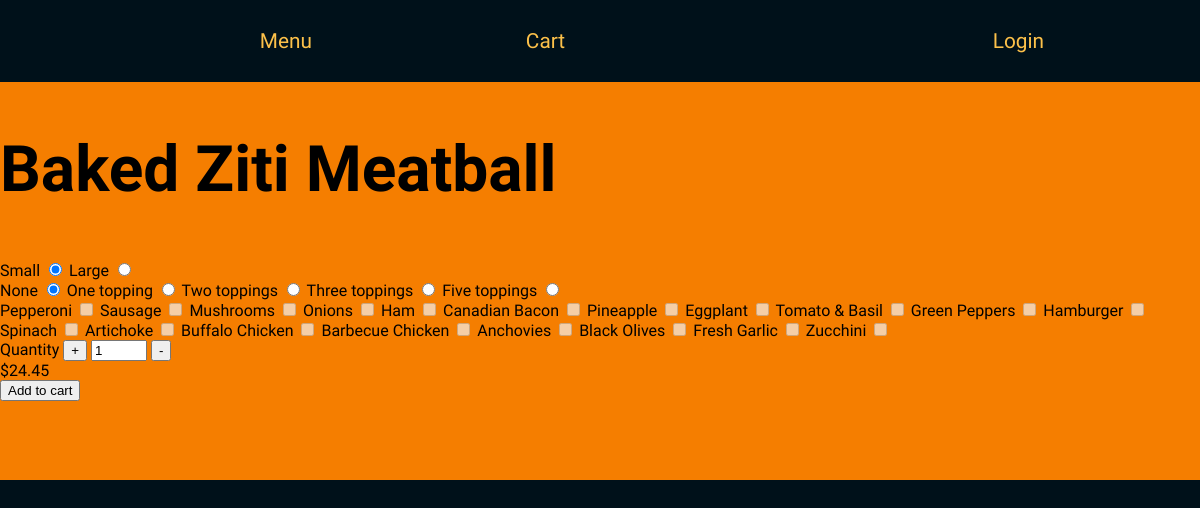
The app's page /pizza/Baked Ziti Meatball with its own data.
### orders/models.py (models this page shows, shortened)
class Toppings(models.Model):
    topping =  models.CharField( max_length = 50 )
    def __str__(self):
        return f"{self.topping}"

class Sicilian_Pizza(models.Model):
    size = models.CharField( max_length = 50, choices = Sizes)
    topping = models.CharField( max_length = 50, choices = No_of_Topping)
    price = models.DecimalField( max_digits = 10, decimal_places = 2 )

### orders/views.py (the view)
# urls.py: path("pizza/<item_name>", views.pizza, name="pizza"),
def pizza(request, item_name):
    if item_name == "Regular Pizza":
        context = {
            "item_name": item_name,
            "category": Category.objects.get(menu__menu = "Regular Pizza").id,
            "pizza": True,
            "price": Regular_Pizza.objects.get(size = 'Small', topping = 'Cheese').price,
            "toppings": Toppings.objects.all()
        }
        return render(request, "orders/items.html", context)
    else:
        context = {
            "item_name": item_name,
            "category": Category.objects.get(menu__menu = "Sicilian Pizza").id,
            "pizza": True,
            "price": Sicilian_Pizza.objects.get(size = 'Small', topping = 'Cheese').price,
            "toppings": Toppings.objects.all()
        }
        return render(request, "orders/items.html", context)

### orders/templates/orders/items.html (shortened to what this page needs)
{% extends "orders/layout.html" %}
{% block content %}
<sectionn id="heading">
    <article>
        <h1 id="itemname" data-category = "{{ category }}">{{ item_name }}</h1>
       {% if subs or pizza or dinnerplatter  %}
        <div>
            <label for="size">Small</label>
            <input type="radio" name="size" class="size" value="Small"checked>
            <label for="size">Large</label>
            <input type="radio" name="size" class="size" value="Large">
        </div>
        {% endif %}
        {% if pizza %}
        <div>
            <label for="no-of-toppings">None</label>
            <input type="radio" name="no-of-toppings" class="no-of-toppings" value="Cheese" data-tops="0" checked>
            <label for="no-of-toppings">One topping</label>
            <input type="radio" name="no-of-toppings" class="no-of-toppings" value="One" data-tops="1">
            <label for="no-of-toppings">Two toppings</label>
            <input type="radio" name="no-of-toppings" class="no-of-toppings" value="Two" data-tops="2">
            <label for="no-of-toppings">Three toppings</label>
            <input type="radio" name="no-of-toppings" class="no-of-toppings" value="Three" data-tops="3">
            <label for="no-of-toppings">Five toppings</label>
            <input type="radio" name="no-of-toppings" class="no-of-toppings" value="Five" data-tops="5">
        </div>
        <div>
            {% for topping in toppings %}
            <label>{{ topping }}</label>
            <input type="checkbox" name="topping" class="toppings" id="{{topping}}" value="{{topping}}" data-topping-id="{{topping.id}}">
            {% endfor %}
        </div>
        {% endif %}
        <div>
            <label for="quantity">Quantity</label>
            <button id="increase">+</button>
            <input type="number" id="quantity" name="quantity" min="1" max="10" value="1">
            <button id="decrease">-</button>
        </div>
        <div>
            <label id="price" data-price="{{ price }}">${{ price }}</label>
        </div>
        <div>
            <button id="add-to-cart">Add to cart</button>
        </div>
    </article>
{% endblock %}

### orders/templates/orders/layout.html (shortened to what this page needs)
{% load static %}
<!DOCTYPE html>
<html>
    <head>
        <link rel="stylesheet" href="{% static 'orders/style.css' %}">
        <link rel="stylesheet" href="{% static 'orders/index.css' %}">
        <link rel="stylesheet" href="{% static 'user/index.css' %}">
    </head>
    <body>
        <nav id="navbar">
            <ul>
                <li class="li">
                    <button>
                        <a id="menu-link" href="{% url 'index'%}">
                            Menu
                        </a>
                    </button>
                </li>
                <li class="li">
                    <button>
                        <a id="cart-link" href="{% url 'cart' %}">
                            Cart
                        </a>
                    </button>
                </li>
                {% if user %}
                    <li class="li">
                        <button>
                        </button>
                    </li>
                {% endif %}
                <li class="li">
                    <button>
                        {% if user.username %}
                            <a  id="logout-link" href="{% url 'logout' %}">
                                Logout
                            </a>
                        {% else %}
                            <a  id="login-link" href="{% url 'login' %}">
                                Login
                            </a>
                        {% endif %}
                    </button>
                </li>
            </ul>
        </nav>
        {% block content %}
        {% endblock %}
    </body>
</html>

### orders/static/orders/style.css (style rules this page uses)
html, body { padding: 0%; margin: 0%; background-color: hsl(201, 100%, 5%); }
body { font-family: 'Julius Sans One', sans-serif; }

### orders/static/orders/index.css (style rules this page uses)
#navbar { background-color: #00111a; padding: 1%; position: fixed; top: 0; width: 100%; }
#navbar ul { width: 100%; display: flex; justify-content: space-evenly; }
#navbar li { list-style: none; display: inline-block; }
#navbar button { font-family: "Julius Sans One"; font-size: 1.3rem; background-color: transparent; border: none; }
#navbar a { font-family: "Julius Sans One"; color: #fcc14a; text-decoration: none; }
#heading { background-color: #f57e00; display: flex; justify-content: center; align-items: center; height: 60vh; }
#heading h1 { font-size: 4rem; }

### records on screen
Toppings: topping "Pepperoni"
Toppings: topping "Sausage"
Toppings: topping "Mushrooms"
Toppings: topping "Onions"
Toppings: topping "Ham"
Toppings: topping "Canadian Bacon"
Toppings: topping "Pineapple"
Toppings: topping "Eggplant"
Toppings: topping "Tomato & Basil"
Toppings: topping "Green Peppers"
Toppings: topping "Hamburger"
Toppings: topping "Spinach"
Toppings: topping "Artichoke"
Toppings: topping "Buffalo Chicken"
Toppings: topping "Barbecue Chicken"
Toppings: topping "Anchovies"
Toppings: topping "Black Olives"
Toppings: topping "Fresh Garlic"
Toppings: topping "Zucchini"
Sicilian_Pizza: price "24.45"

### other values on screen
{{ item_name }} "Baked Ziti Meatball"
